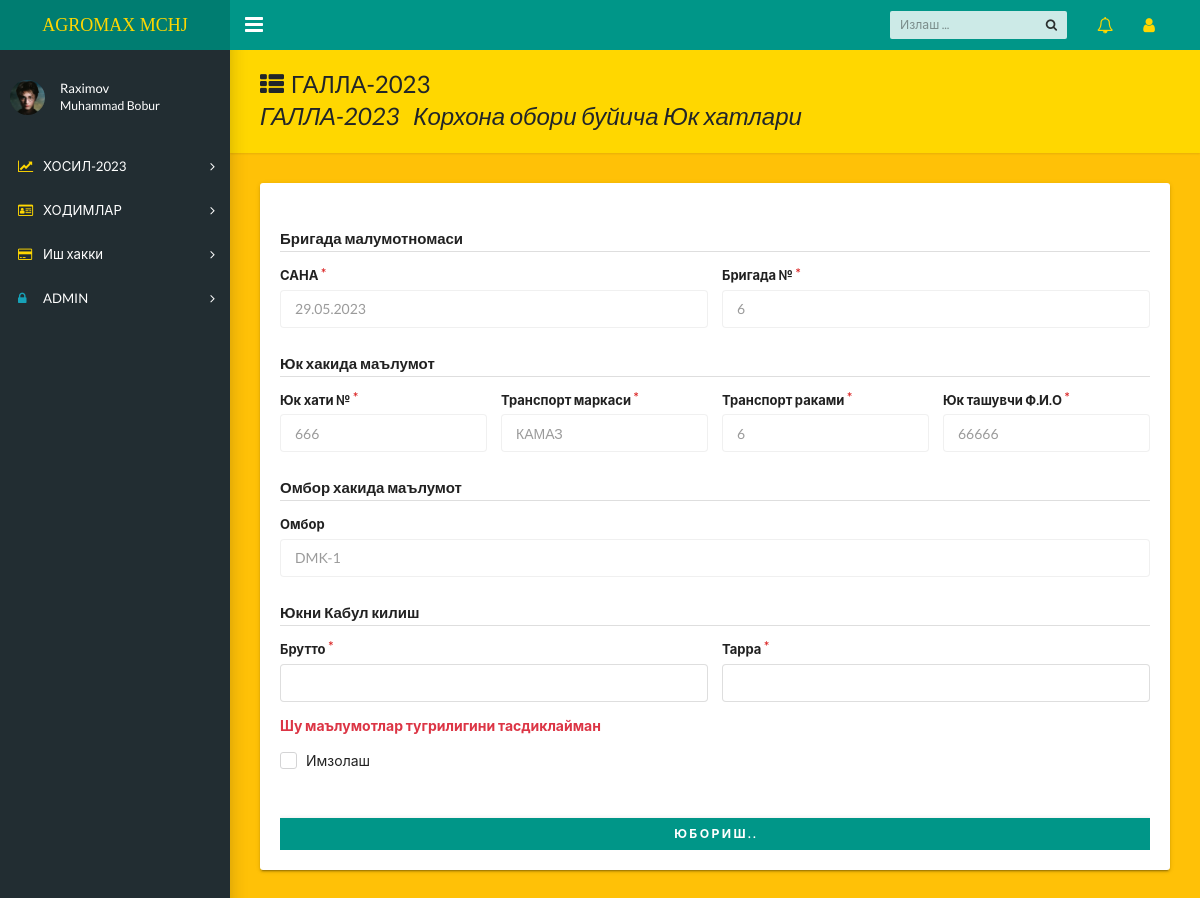
/dmkimzo/29/ (signed in), run on the app's committed database.
### login/models.py (models this page shows, shortened)
class Profile(models.Model):
    user=models.OneToOneField(User,on_delete=models.CASCADE,unique=True)
    firs_name=models.CharField(max_length=20,blank=True,default='ISM')
    last_name=models.CharField(max_length=20,blank=True,default='FAMILYA')
    pic=models.ImageField(upload_to=get_image_path,default='default/avatar.png')
    activate=models.BooleanField(default=False)

### homes/models.py (models this page shows, shortened)
class Galla(models.Model):
    sender=models.ForeignKey(User,on_delete=models.CASCADE,null=True,blank=True)
    date=models.DateField()
    brigada=models.ForeignKey('GBrigada',on_delete=models.PROTECT)
    ombor=models.ForeignKey("OmborG",on_delete=models.CASCADE)
    yuk_num=models.CharField(max_length=3)
    tr_marka=models.CharField(max_length=20,choices=tr_marka)
    tr_num=models.CharField(max_length=20)
    tr_name=models.CharField(max_length=30)
    imzo=models.BooleanField(default=False)
    brutto=models.FloatField(null=True,blank=True)
    tara=models.FloatField(null=True,blank=True)
    sofVazn=models.IntegerField(blank=True,null=True,default=0)

class GBrigada(models.Model):
    br_num=models.CharField(max_length=2)
    massiv=models.ForeignKey('Massiv',on_delete=models.PROTECT)
    hudud=models.ForeignKey('Hudud',on_delete=models.PROTECT)
    brigadir=models.CharField(max_length=30)
    gektar=models.FloatField()
    reja=models.FloatField()
    def __str__(self):
        return self.br_num

class OmborG(models.Model):
    name=models.CharField(max_length=30)
    reja=models.FloatField(null=True)
    sentner=models.FloatField(null=True)
    def __str__(self):
        return str(self.name)

### login/decarators.py (the view)
        def wrapper_func(request,*args,**kwargs):
            group=None
            if request.user.groups.exists():
                group=request.user.groups.all()[0].name
            if group in allowed_roles:
                return view_func(request,*args,**kwargs)
            else:
                return render(request,'404/404.html')

### login/form.py
class Gallaimzo(forms.ModelForm):
    def __init__(self, *args, **kwargs):
        super().__init__(*args, **kwargs)
        self.fields['brutto'].required = True
        self.fields['tara'].required = True
        self.fields['imzo'].required = True
    class Meta:
        model=Galla
        fields=('imzo','brutto',"tara")

### login/decarators.py (called while the page is built)
def allowed_users(allowed_roles=[]):
    def decarator(view_func):
        def wrapper_func(request,*args,**kwargs):
            group=None
            if request.user.groups.exists():
                group=request.user.groups.all()[0].name
            if group in allowed_roles:
                return view_func(request,*args,**kwargs)
            else:
                return render(request,'404/404.html')
        return wrapper_func
    return decarator

### login/views.py (called while the page is built)
@login_required(login_url='login')
@allowed_users(allowed_roles=['dmk','admin'])
def dmkimzopk(request,pk):
    imzo=Galla.objects.get(id=pk)
    form=Gallaimzo(instance=imzo)
    if request.method == "POST":
        form=Gallaimzo(request.POST,instance=imzo)
        if form.is_valid():
            form.save()
            return redirect('dmkimzo')
    context={"form":form,"imzo":imzo}
    return render(request,'form/dmkimzopk.html',context)

### templates/form/dmkimzopk.html (shortened to what this page needs)
{% extends 'homes/dashboard.html' %}
{% block content %}
<main class="app-content bg-warning">
    <div class="app-title" style="background-color: gold;">
      <div>
        <h1><i class="fa fa-th-list pr-2"></i>ГАЛЛА-2023
        <p>ГАЛЛА-2023&nbsp;&nbsp;&nbsp;Корхона обори буйича Юк хатлари</p>
      </div>
    </div>
    <div class="row" >
      <div class="col-md-12">
        <div class="tile" >
          <div class="tile-body">
            <div class="table-responsive">
               {% include 'form/zavodimzopk-inc.html' %}
              </div>
          </div>
        </div>
      </div>
    </div>
  </main>
{% endblock %}

### templates/homes/dashboard.html (shortened to what this page needs)
{% load static %}
<!DOCTYPE html>
<html lang="en">
  <head>
    <link rel="stylesheet" href="https://cdnjs.cloudflare.com/ajax/libs/semantic-ui/2.5.0/semantic.min.css" />
    <link rel="stylesheet" type="text/css" href="{% static 'css/main.css' %}">
    <link rel="stylesheet" type="text/css" href="https://maxcdn.bootstrapcdn.com/font-awesome/4.7.0/css/font-awesome.min.css">
  </head>
  <body class="app sidebar-mini">
    <header class="app-header"><a class="app-header__logo" style="color: gold;" href="{% url 'home' %}">AGROMAX MCHJ</a>
      <a class="app-sidebar__toggle" href="#" data-toggle="sidebar" aria-label="Hide Sidebar"></a>
      <ul class="app-nav">
        <li class="app-search">
          <input class="app-search__input" type="search" placeholder="Излаш ...">
          <button class="app-search__button"><i class="fa fa-search"></i></button>
        </li>
        <li class="dropdown"><a class="app-nav__item" href="#" data-toggle="dropdown" aria-label="Show notifications"><i class="fa fa-bell-o fa-lg" style="color: gold;"></i></a>
        </li>
        <li class="dropdown"><a class="app-nav__item" href="#" data-toggle="dropdown" aria-label="Open Profile Menu"><i class="fa fa-user fa-lg" style="color: gold;"></i></a>
        </li>
      </ul>
    </header>
    <aside class="app-sidebar">
      <div class="app-sidebar__user"><img class="app-sidebar__user-avatar ui mini image " src="{{request.user.profile.pic.url}}" alt="User Image">
        <div>
          <p class="app-sidebar__user-name">{{user.profile.firs_name}}
          <p class="app-sidebar__user-designation">{{user.profile.last_name}}</p>
        </div>
      </div>
      <ul class="app-menu">
        <li class="treeview"><a class="app-menu__item" href="#" data-toggle="treeview"><i class="app-menu__icon fa fa-line-chart" style="color: gold;"></i><span class="app-menu__label">ХОСИЛ-2023</span><i class="treeview-indicator fa fa-angle-right"></i></a>
        </li>
        <li class="treeview"><a class="app-menu__item" href="#" data-toggle="treeview"><i class="app-menu__icon fa fa-id-card-o" style="color: gold;"></i><span class="app-menu__label">ХОДИМЛАР</span><i class="treeview-indicator fa fa-angle-right"></i></a>
        </li>
        <li class="treeview"><a class="app-menu__item" href="#" data-toggle="treeview"><i class="app-menu__icon fa fa-credit-card " style="color: gold;"></i><span class="app-menu__label">Иш хакки</span><i class="treeview-indicator fa fa-angle-right"></i></a>
        </li>
        <li class="treeview"><a class="app-menu__item" href="#" data-toggle="treeview"><i class="app-menu__icon fa fa-lock text-info"></i><span class="app-menu__label">ADMIN</span><i class="treeview-indicator fa fa-angle-right"></i></a>
        </li>
      </ul>
    </aside>
    {% block content %}
    {% endblock %}
  </body>
</html>

### templates/form/zavodimzopk-inc.html (shortened to what this page needs)
<form class="ui form" method="post">
    <h4 class="ui dividing header">Бригада малумотномаси</h4>
    <div class="two fields">
      <div class="required field">
        <label>САНА</label>
        <div class="ui icon input">
            <input type="text" value="{{imzo.date|date:'d.m.Y'}}" disabled>
        </div>
      </div>
      <div class="required field">
        <label>Бригада №</label>
        <div class="ui icon input">
            <input type="text" value="{{imzo.brigada}}" disabled>
        </div>
      </div>
    </div>
    <h4 class="ui dividing header">Юк хакида маълумот</h4>
    <div class="three fields">
      <div class="required field">
        <label>Юк хати №</label>
        <div class="ui icon input">
            <input type="text" value="{{imzo.yuk_num}}" disabled>
        </div>
      </div>
      <div class="required field">
        <label>Транспорт маркаси</label>
        <div class="ui icon input">
            <input type="text" value="{{imzo.tr_marka}}" disabled>
        </div>
      </div>
      <div class="required field">
        <label>Транспорт раками</label>
        <div class="ui icon input">
            <input type="text" value="{{imzo.tr_num}}" disabled>
        </div>
      </div>
      <div class="required field">
        <label>Юк ташувчи Ф.И.О</label>
        <div class="ui icon input">
            <input type="text" value="{{imzo.tr_name}}" disabled>
        </div>
      </div>
    </div>
    <h4 class="ui dividing header">Омбор хакида маълумот</h4>
    <div class="ui form">
      <div class="field">
        <label>Омбор</label>
        <input type="text" value="{{imzo.ombor}}" disabled>
      </div>
    </div>
    <h4 class="ui dividing header">Юкни Кабул килиш </h4>
    <div class="two fields">
      <div class="required field">
        <label>Брутто</label>
        <div class="ui icon input">
            {{form.brutto}}
        </div>
      </div>
      <div class="required field">
        <label>Тарра</label>
        <div class="ui icon input">
            {{form.tara}}
        </div>
      </div>
    </div>
    <p class="text-danger font-weight-bold">Шу маълумотлар тугрилигини тасдиклайман</p>
    <div class="field">
        <div class="ui checkbox">
          <label>Имзолаш</label>
        </div>
    </div>
    <button type="submit" class="btn btn-primary btn-md btn-block mt-5">Ю Б О Р И Ш . . </button>
  </form>

### data on the page
Galla: date "29.05.2023", brigada "6", yuk_num "666", tr_marka "КАМАЗ", tr_num "6", tr_name "66666", ombor "DMK-1"

### other printed values
{{ user.profile.firs_name }} "Raximov"
{{ user.profile.last_name }} "Muhammad Bobur"
